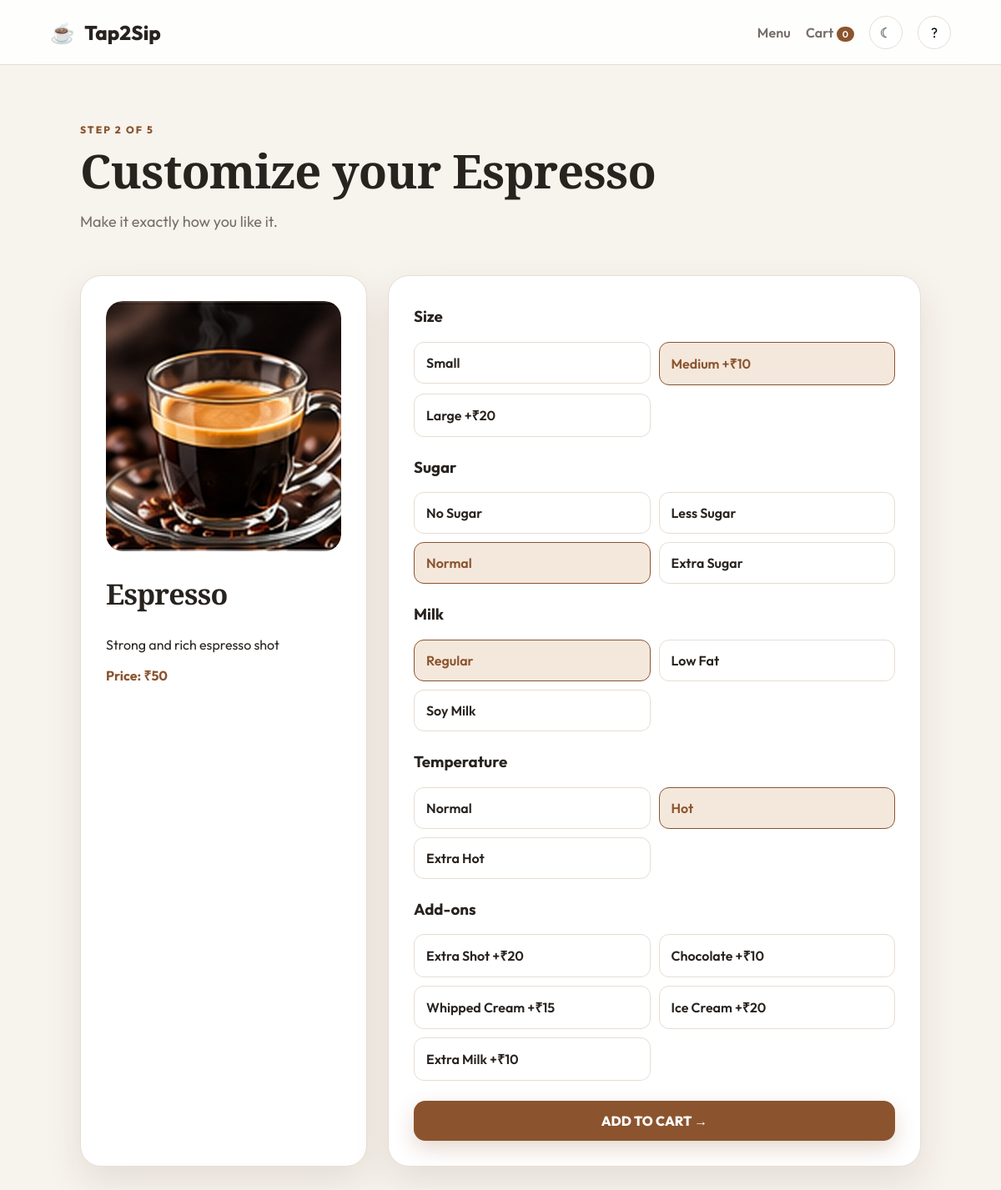
The page /customize/1 on the database its author committed.
### tables this page shows
CREATE TABLE products(
        id INTEGER PRIMARY KEY AUTOINCREMENT,
        name TEXT NOT NULL,
        category TEXT NOT NULL,
        description TEXT,
        price REAL NOT NULL,
        emoji TEXT DEFAULT '☕',
        available INTEGER DEFAULT 1
    );

### app.py (the view, shortened to what this page needs)
@app.route("/customize/<int:product_id>", methods=["GET","POST"])
def customize(product_id):
    db=get_db()
    product=db.execute("SELECT * FROM products WHERE id=?", (product_id,)).fetchone()
    db.close()
    if not product or not product["available"]:
        flash("That beverage is currently unavailable.", "error")
        return redirect(url_for("menu"))
    return render_template("customize.html", product=product)

### app.py (called while the page is built)
def get_db():
    db = sqlite3.connect(DB_PATH)
    db.row_factory = sqlite3.Row
    return db

def product_image(name):
    return PRODUCT_IMAGES.get(name, "placeholder.jpg")

@app.template_global("product_image")
def product_image_url(name):
    return url_for("static", filename="img/products/" + product_image(name))

@app.context_processor
def inject_globals():
    return {"cart_count": sum(i.get("quantity",1) for i in session.get("cart", []))}

### templates/customize.html (shortened to what this page needs)
{% extends "base.html" %}{% block title %}Customize {{product.name}}{% endblock %}
{% block content %}
<section class="page-head compact"><div class="eyebrow">STEP 2 OF 5</div><h1>{% if product.category=='snacks' %}Add {{product.name}}{% else %}Customize your {{product.name}}{% endif %}</h1><p>{% if product.category=='snacks' %}No customization needed — just add it to your order.{% else %}Make it exactly how you like it.{% endif %}</p></section>
<form method="post" class="customize-layout">
<div class="custom-card">
  <div class="big-product-art"><img src="{{ product_image(product.name) }}" alt="{{product.name}}"></div><h2>{{product.name}}</h2><p>{{product.description}}</p><div class="base-price">Price: ₹{{'%.0f'|format(product.price)}}</div>
</div>
<div class="custom-card options">
{% if product.category=='snacks' %}
  <div class="snack-add-card"><span>🍪</span><div><h3>Perfect companion</h3><p>This snack is ready to add. You can change the quantity from your cart.</p></div></div>
{% else %}
  <h3>Size</h3><div class="option-grid">{% for x in ['Small','Medium','Large'] %}<label><span>{{x}}{% if x=='Medium' %} +₹10{% elif x=='Large' %} +₹20{% endif %}</span></label>{% endfor %}</div>
  <h3>Sugar</h3><div class="option-grid">{% for x in ['No Sugar','Less Sugar','Normal','Extra Sugar'] %}<label><span>{{x}}</span></label>{% endfor %}</div>
  <h3>Milk</h3><div class="option-grid">{% for x in ['Regular','Low Fat','Soy Milk'] %}<label><input type="radio" name="milk" value="{{x}}" {% if x=='Regular' %}checked{% endif %}><span>{{x}}</span></label>{% endfor %}</div>
  {% if product.category=='cold' %}
  <h3>Ice</h3><div class="option-grid">{% for x in ['Less Ice','Normal Ice','Extra Ice'] %}<label><input type="radio" name="ice" value="{{x}}" {% if x=='Normal Ice' %}checked{% endif %}><span>{{x}}</span></label>{% endfor %}</div>
  {% else %}
  <h3>Temperature</h3><div class="option-grid">{% for x in ['Normal','Hot','Extra Hot'] %}<label><input type="radio" name="temperature" value="{{x}}" {% if x=='Hot' %}checked{% endif %}><span>{{x}}</span></label>{% endfor %}</div>
  {% endif %}
  <h3>Add-ons</h3><div class="option-grid">{% for x,price in [('Extra Shot',20),('Chocolate',10),('Whipped Cream',15),('Ice Cream',20),('Extra Milk',10)] %}<label><input type="checkbox" name="addons" value="{{x}}"><span>{{x}} +₹{{price}}</span></label>{% endfor %}</div>
{% endif %}
  <button class="primary-btn wide" type="submit">{% if product.category=='snacks' %}ADD TO CART →{% else %}ADD TO CART →{% endif %}</button>
</div>
</form>
{% endblock %}

### static/css/style.css (style rules this page uses)
:root { --bg:#f7f3ed;--surface:#fff;--text:#28231f;--muted:#776f68;--accent:#8b542e;--accent2:#dcae78;--line:#e7ddd2;--shadow:0 18px 45px rgba(66,42,24,.10) }
* { box-sizing:border-box }
body { margin:0;background:var(--bg);color:var(--text);font-family:"Outfit",sans-serif }
button,input,select,textarea { font:inherit }
.eyebrow { font-size:12px;letter-spacing:2px;font-weight:800;color:var(--accent);margin-bottom:14px }
.hero h1,.page-head h1 { font-family:"Playfair Display",serif;font-size:clamp(48px,7vw,88px);line-height:.98;margin:0 0 22px;letter-spacing:-2px }
.primary-btn,.secondary-btn { display:inline-flex;align-items:center;justify-content:center;border:0;border-radius:14px;padding:14px 22px;font-weight:800;cursor:pointer;transition:.2s }
.primary-btn { background:var(--accent);color:white;box-shadow:0 10px 25px rgba(139,84,46,.22) }
.wide { width:100% }
.page-head { padding:70px 8vw 35px }
.page-head.compact { padding-bottom:15px }
.page-head h1 { font-size:56px }
.page-head p { color:var(--muted);font-size:18px }
.customize-layout { padding:20px 8vw 70px;display:grid;grid-template-columns:.7fr 1.3fr;gap:25px }
.custom-card { background:var(--surface);border:1px solid var(--line);border-radius:25px;padding:30px;box-shadow:var(--shadow) }
.big-product-art { height:240px;border-radius:20px;background:#ead7c1;display:grid;place-items:center;font-size:110px }
.custom-card h2 { font-family:"Playfair Display",serif;font-size:34px }
.base-price { font-weight:700;color:var(--accent) }
.options h3 { margin-top:6px }
.option-grid { display:grid;grid-template-columns:repeat(2,1fr);gap:10px;margin:10px 0 24px }
.option-grid label { cursor:pointer }
.option-grid span { display:block;border:1px solid var(--line);padding:14px;border-radius:12px;font-weight:600 }
.option-grid input:checked+span { border-color:var(--accent);background:#f4e8dc;color:var(--accent) }
.big-product-art { height:300px;overflow:hidden;background:#ead7c1 }
.big-product-art img { width:100%;height:100%;display:block;object-fit:cover;border-radius:20px }
.brand,.topbar nav>a,.primary-btn,.secondary-btn,.pay-card h2,.product-info h3,.category-card h3,.summary .total { letter-spacing:.1px }
.hero h1,.page-head h1,.section h2,.page-head h2,.custom-card h2,.success-head h1,.admin-head h1,.admin-login h1 { letter-spacing:-.8px }

### rows shown on the page
products: name "Espresso", description "Strong and rich espresso shot", price "50"

### other values the page prints
{{ cart_count }} "0"
{{ x }} "Small" "Medium" "Large"
{{ x }} "No Sugar" "Less Sugar" "Normal" "Extra Sugar"
{{ x }} "Regular" "Low Fat" "Soy Milk"
{{ x }} "Normal" "Hot" "Extra Hot"
{{ x }} "Extra Shot" "Chocolate" "Whipped Cream" "Ice Cream" "Extra Milk"
{{ price }} "20" "10" "15" "20" "10"
